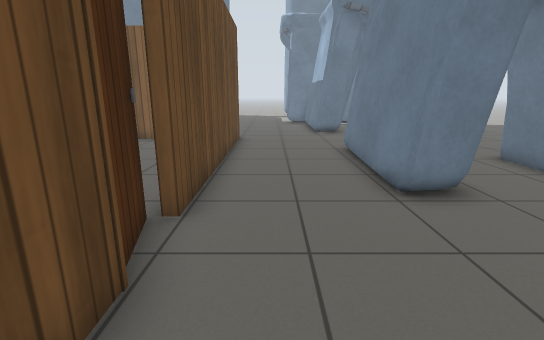
View 1 (above)

24 first-person views from a walk through a robot-simulator world made for Gazebo. The camera is 1 m above the floor, tilts 14° down and sees 85° across. The floor is counted in squares, 0.5 m on a side. Each view is taken from the middle of a square. On the plan, view 1 faces up. The plan holds only what a view shows up to about 17 squares ahead; the rest is blank. The place goes on beyond the plan. Gazebo's built-in surfaces are drawn with simple patterns. Some stock models are drawn as simple stand-ins.

View 2
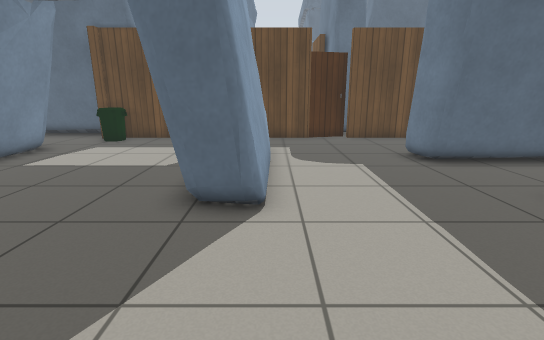

View 3
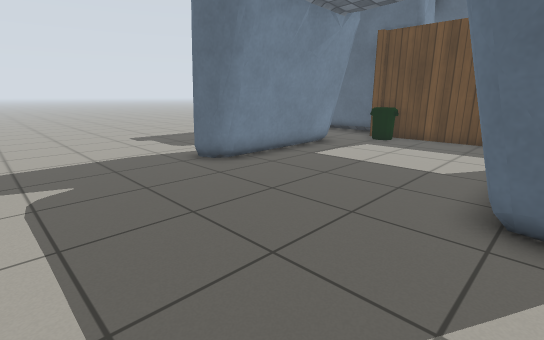

View 4
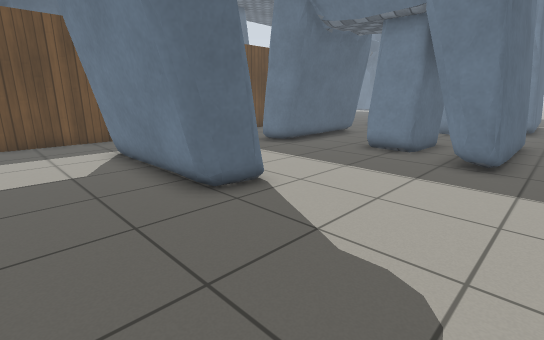

View 5
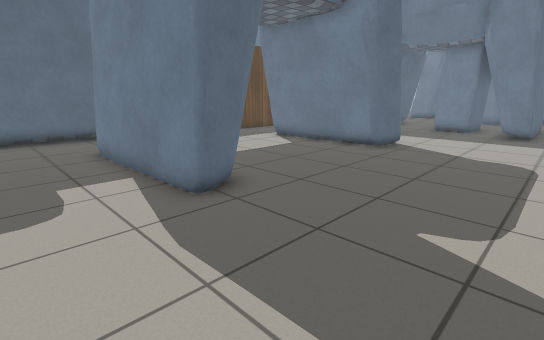

View 6
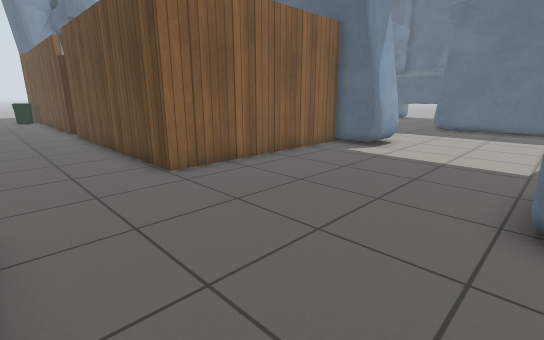

View 7
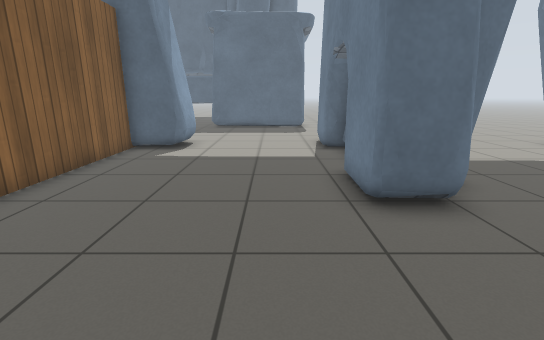

View 8
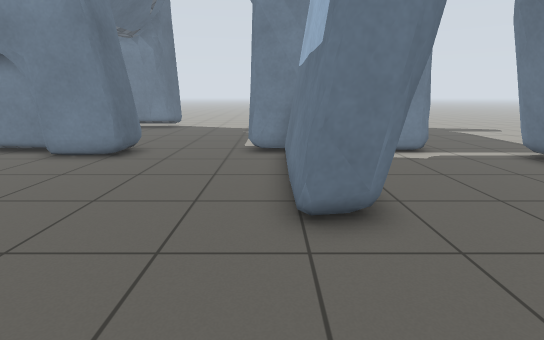

View 9
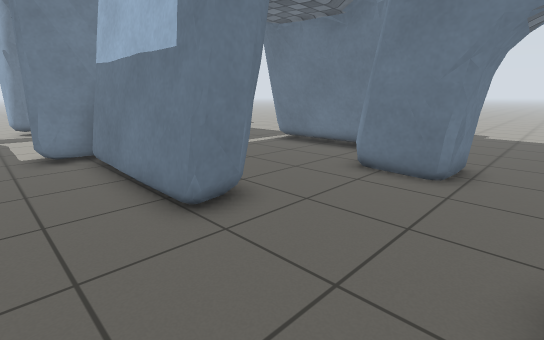

View 10
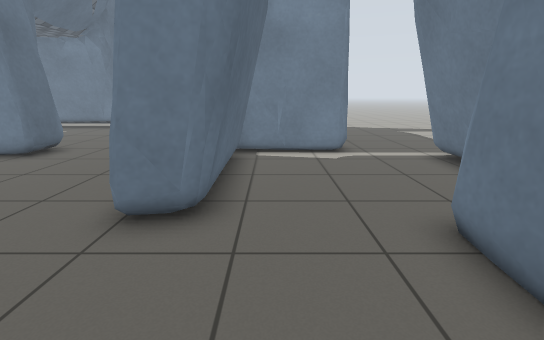

View 11
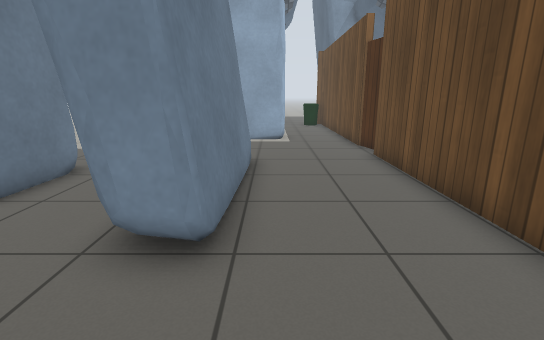

View 12
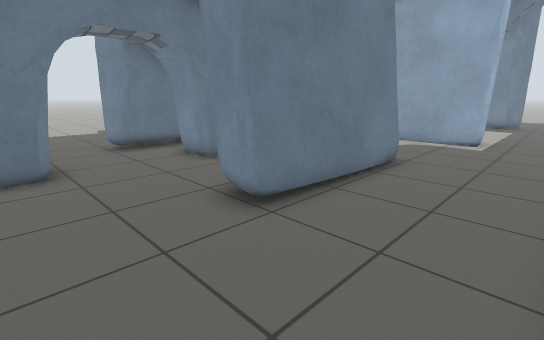

View 13
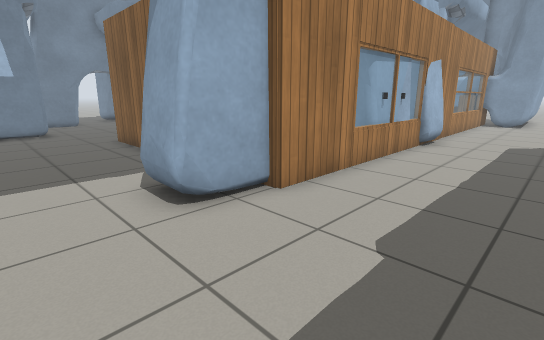

View 14
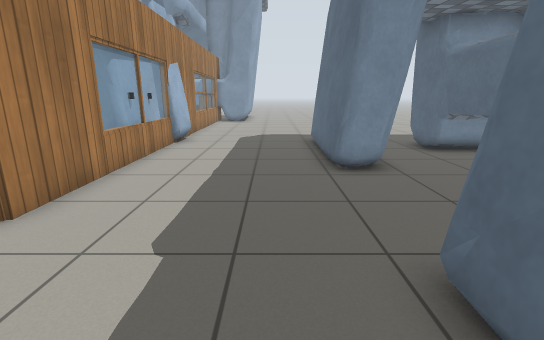

View 15
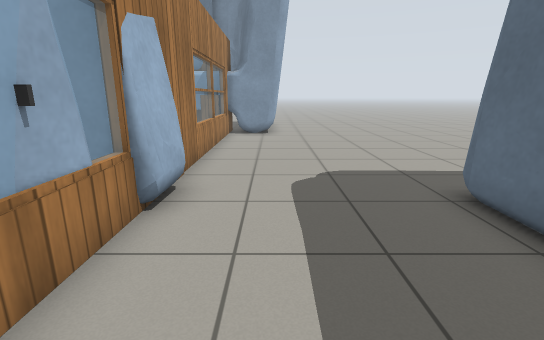

View 16
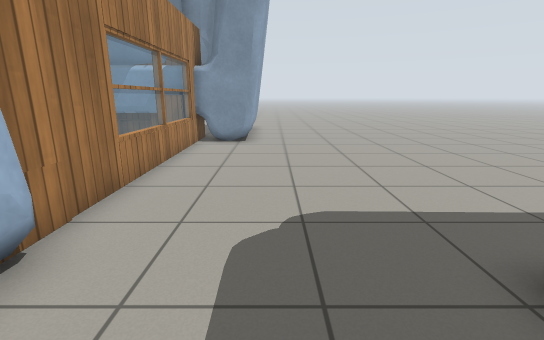

View 17
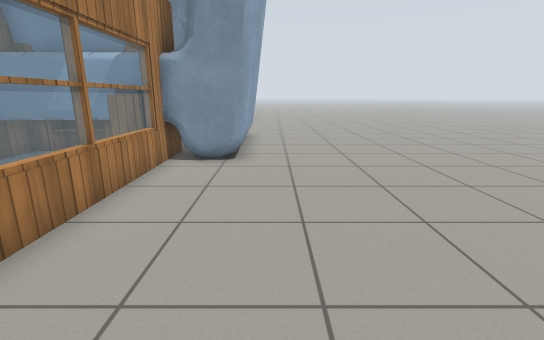

View 18
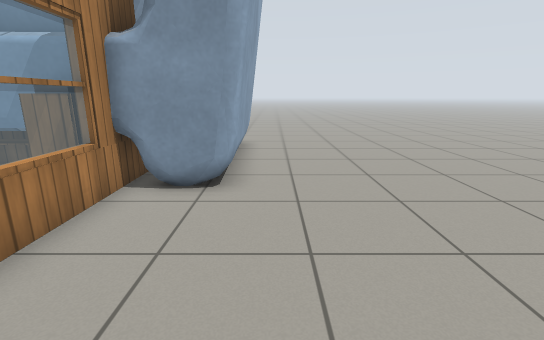

View 19
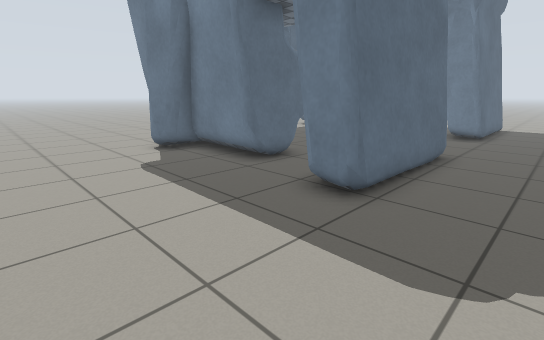

View 20
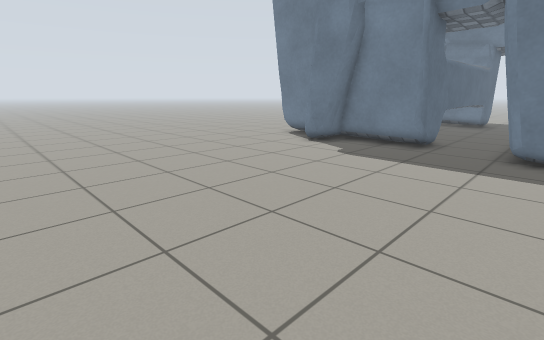

View 21
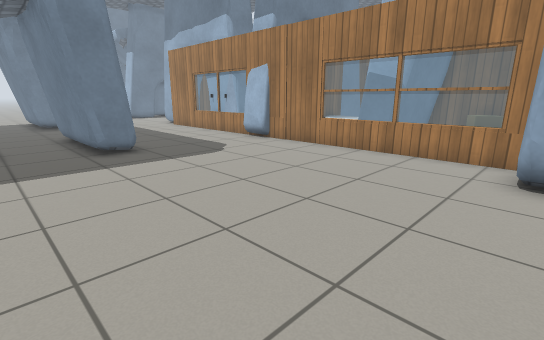

View 22
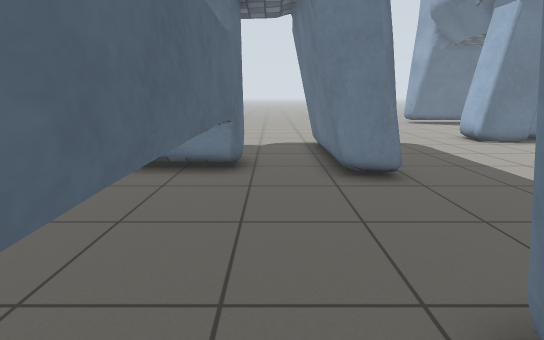

View 23
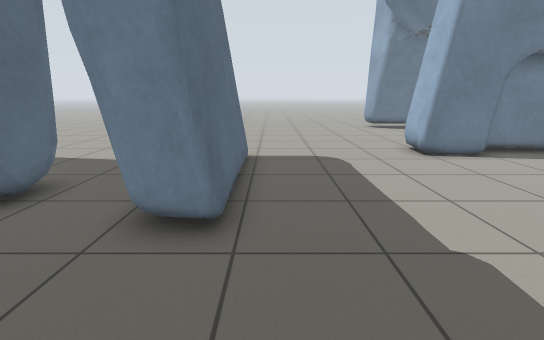

View 24
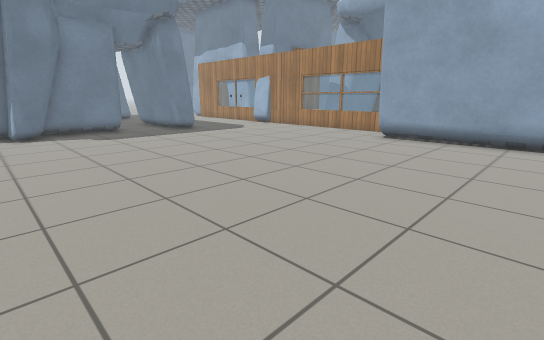

### Floor plan
Key: @ floor where view 1 was taken; # wall or solid block; . floor; = window, fence, low wall or low ledge; T thing the floor can be seen under or through; L door leaf; B bin; C cabinet; A cardboard box; O other object.
Columns run from 28 left of view 1 to 13 right of it. Each row starts with its distance up from view 1.
 24    .. ...........#      #.....=     .....
 23    ..............##     ##....######.....
 22     ....###......#########.....##.....##.
 21     ....###....................##.....##.
 20      ...###....................##.....##.
 19       #.###....................##.....##.
 18       #.###....................##.....##.
 17       #.#=#....................##.....##.
 16       #..##......##.................#   .
 15       #..........##.................T  ..
 14       #..........##########.........TT....
 13       #..........#        #.........TT....
 12       #..........#        #.........  ....
 11       #..##......=        #....#=#..T T##.
 10       #.#=#......=        #....#=#..T####
  9       #.###......=        #....#=#..T####.
  8       #.###......#        #....#=#..## ##.
  7       #.###......=        #....#=#..#####.
  6 #######.#=#.....##        #....###....###.
  5 .###.....##.....##      ###...............
  4 .................#  O#    L...............
  3 .................#  OO    L...............
  2 .................# OO     #...............
  1 .................=O       #...######=.....
  0 .................=#       #.@.#######.....
 -1 .................=#####   #...######......
 -2 .................=#####   #...............
 -3 .................=   A    #...............
 -4 .................=   A#   #...............
 -5 .................C#####   #...............
 -6 ..............######      #BB.............
 -7 ..............#           #B..######......
 -8 ..............#           #...======#.....
 -9 ..............#           #...#######.....
-10 ..............#           #...............
-11 ..............#           #...............
-12 ..............#             ..............

Positions as (right, up) in squares from view 1, and headings:
1: (0, 0), facing up
2: (13, 1), facing left
3: (13, 0), facing down-left
4: (13, -4), facing up-left
5: (13, -12), facing up-left
6: (2, 22), facing down-left
7: (2, 20), facing left
8: (2, 12), facing up
9: (0, 12), facing up-right
10: (5, 12), facing up
11: (2, 15), facing down
12: (-1, 15), facing down-right
13: (-16, 19), facing down-right
14: (-16, 19), facing down
15: (-14, 11), facing down
16: (-15, 8), facing down
17: (-15, 4), facing down
18: (-15, 1), facing down
19: (-15, 0), facing up-left
20: (-18, -6), facing up-left
21: (-22, -6), facing up-right
22: (-21, 9), facing up
23: (-17, 12), facing up
24: (-28, -12), facing up-right
